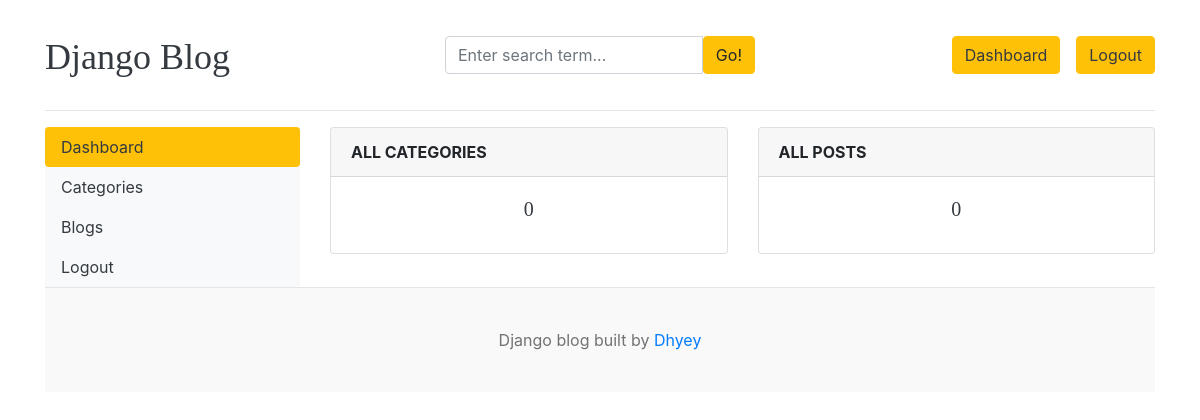
Before: /dashboard/ (signed in) with the older database file.
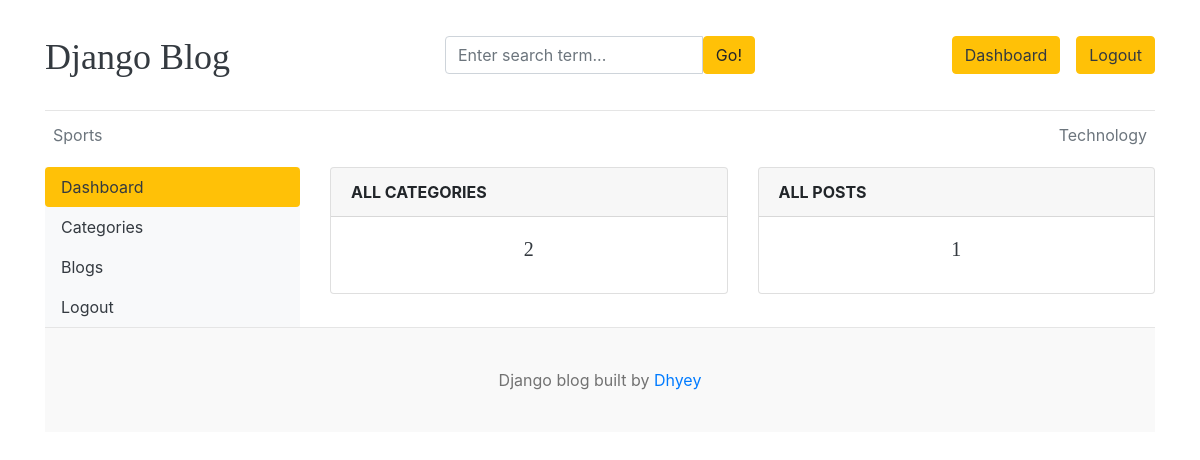
After: the same page with the newer database file.
### blogs/models.py (models this page shows, shortened)
class Category(models.Model):
    category_name=models.CharField(max_length=50,unique=True)
    created_at=models.DateTimeField(auto_now_add=True)
    updated_at=models.DateTimeField(auto_now=True)
    class Meta:
        verbose_name_plural='categories'

### dashboards/views.py (the view)
# urls.py: path('dashboard/',include('dashboards.urls')),
@login_required(login_url='login')
def dashboard(request):
    category_count=Category.objects.count()
    blog_count=Blog.objects.count()
    data={
        'category_count':category_count,
        'blog_count':blog_count
    }
    return render(request,'dashboard/dashboard.html',data)

### blogs/context_processors.py (called while the page is built)
def get_categories(request):
    categories=Category.objects.all()
    return dict(categories=categories)

def get_social_links(request):
    social_links=SocialLink.objects.all()
    return dict(social_links=social_links)

### templates/dashboard/dashboard.html (shortened to what this page needs)
{% extends "base.html" %} {% block content %}
<div class="row">
  {% include "dashboard/sidebar.html" %}
  <div class="col-md-9">
    <div class="row">
        <div class="col">
            <div class="card border-default mb-3">
                <div class="card-header tetx-center text-uppercase font-weight-bold">
                    All Categories
                </div>
                <div class="card-body text-dark">
                    <h5 class="card-title text-center">{{category_count}}</h5>
                </div>
            </div>
        </div>
        <div class="col">
            <div class="card border-default mb-3">
                <div class="card-header tetx-center text-uppercase font-weight-bold">
                    All Posts
                </div>
                <div class="card-body text-dark">
                    <h5 class="card-title text-center">{{blog_count}}</h5>
                </div>
            </div>
        </div>
    </div>
  </div>
</div>
{% endblock %}

### templates/header.html (shortened to what this page needs)
{% load static %}
<!DOCTYPE html>
<html lang="en">
  <head>
    <link
      href="https://getbootstrap.com/docs/4.0/dist/css/bootstrap.min.css"
      rel="stylesheet"
    />
    <link
    rel="stylesheet"
    href="https://cdn.jsdelivr.net/npm/bootstrap-icons@1.11.3/font/bootstrap-icons.css"
    />
    <link href="{% static 'css/blog.css' %}" rel="stylesheet" />
  </head>
  <body>
    <div class="container">
      <header class="blog-header py-3">
        <div class="row flex-nowrap justify-content-between align-items-center">
          <div class="col-4 pt-1">
            <a class="blog-header-logo text-dark" href="/">Django Blog</a>
          </div>
          <div class="col-4">
            <form action="{% url "search" %}" method="GET">
              <div class="card border-0">
                <div class="card-body">
                  <div class="input-group">
                    <input
                      class="form-control"
                      type="text"
                      placeholder="Enter search term..."
                      aria-label="Enter search term..."
                      aria-describedby="button-search"
                      name='keyword'
                      value='{{keyword}}'
                    />
                    <button
                      class="btn btn-warning"
                      type="submit"
                      id="button-search"
                      type="button"
                    >
                      Go!
                    </button>
                  </div>
                </div>
              </div>
            </form>
          </div>
          <div class="col-4 d-flex justify-content-end align-items-center">
            {% if not user.is_authenticated %}
            <a class="btn btn-sm btn-warning" href="{% url "login" %}">Sign In</a> &nbsp;
            <a class="btn btn-sm btn-outline-secondary" href="{% url "register" %}">Sign Up</a>
            {% else %}
                <span class="btn btn-warning"><a class='text-dark' href='{% url "dashboard" %}'>Dashboard</a></span>
                <span class="btn btn-warning"><a class='text-dark' href='{% url "logout" %}'>Logout</a></span>
            {% endif %}
          </div>
        </div>
      </header>
      <div class="nav-scroller py-1 mb-2">
        <nav class="nav d-flex justify-content-between">
          {% for category in categories %}
          <a
            class="p-2 text-muted"
            href="{% url 'posts_by_category' category.id %}"
            >{{category.category_name}}</a
          >
          {% endfor %}
        </nav>
      </div>

Changed rows visible on the page:
added Category: category_name "Sports"
added Category: category_name "Technology"
Other visible differences:
{{ category_count }}: "0" → "2"
{{ blog_count }}: "0" → "1"
